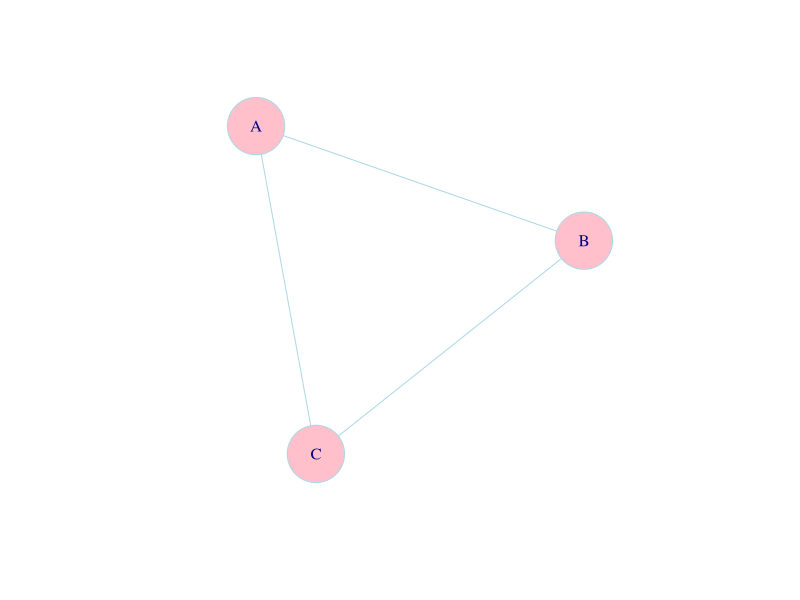
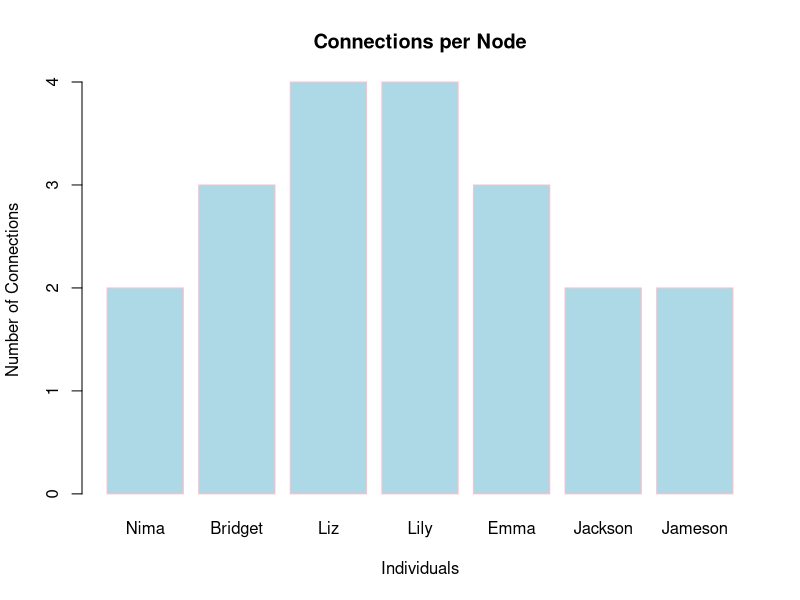
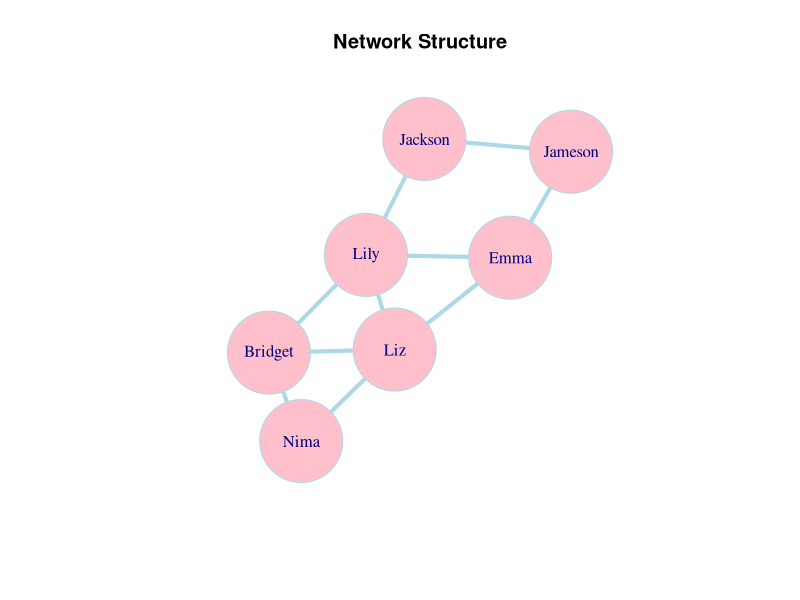
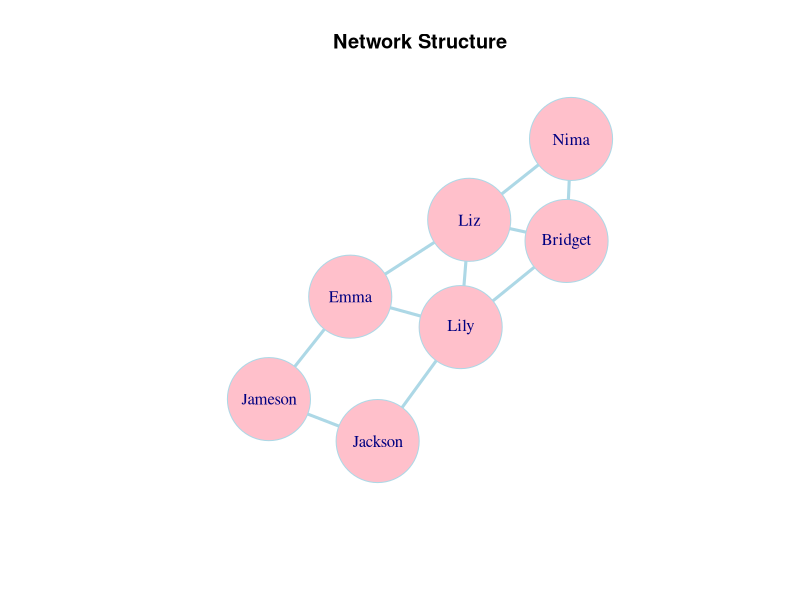

Source code (R) for these figures, in order:
## ---- chunk 1
#| echo: false
library(igraph)

example <- make_graph(
  c("A", "B", "A", "C", "B", "C"),
  directed = FALSE
)

plot(
  example,
  vertex.color = "pink",
  vertex.frame.color = "lightblue",
  vertex.label.color = "navyblue",
  edge.color = "lightblue",
  vertex.size = 35
)
## ---- chunk 2
edges <- data.frame(
  from = c("Nima", "Nima", "Bridget", "Bridget",
           "Liz", "Liz", "Lily", "Lily",
           "Emma", "Jackson"),
  to = c("Bridget", "Liz", "Liz", "Lily",
         "Lily", "Emma", "Emma", "Jackson",
         "Jameson", "Jameson")
)

network <- graph_from_data_frame(
  edges,
  directed = FALSE
)

vcount(network)
ecount(network)
## ---- chunk 3
# calculate connections for every node
connections <- degree(network)

# rank nodes by their connections
sort(connections, decreasing = TRUE)
## ---- chunk 4
barplot(
  connections,
  main = "Connections per Node",
  xlab = "Individuals",
  ylab = "Number of Connections",
  col = "lightblue",
  border = "pink"
)
## ---- chunk 5
# calculate betweenness centrality
bridge_scores <- betweenness(network)

# compare nodes by their scores
sort(bridge_scores, decreasing = TRUE)
## ---- chunk 6
# find the shortest path from Nima to Lily
path <- shortest_paths(
  network,
  from = "Nima",
  to = "Lily"
)

# display the path
path$vpath
## ---- chunk 7
network_layout <- layout_with_fr(network)

plot(
  network,
  layout = network_layout,
  vertex.color = "pink",
  vertex.frame.color = "lightblue",
  vertex.size = 55,
  vertex.label.color = "navyblue",
  edge.color = "lightblue",
  edge.width = 4,
  main = "Network Structure"
)
## ---- chunk 8
#| echo: false
network_layout <- layout_with_fr(network)

plot(
  network,
  layout = network_layout,
  vertex.color = "pink",
  vertex.frame.color = "lightblue",
  vertex.size = 55,
  vertex.label.color = "navyblue",
  edge.color = "lightblue",
  edge.width = 3,
  main = "Network Structure"
)
